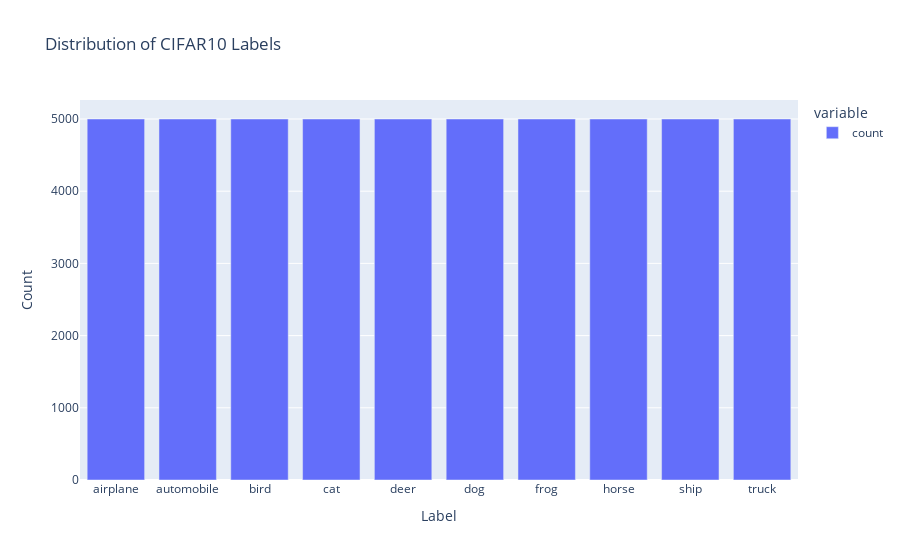

The code cell stored with this chart in its notebook:
### Code cell
# TODO: Create a DataFrame with three columns: `image`, `class`, and `label`
data = {
    'image': [img for img in train_data.data],
    'class': train_data.targets,
    'label': [class_to_label[target] for target in train_data.targets]
}
df = pd.DataFrame(data)

print(f"Columns: {df.columns}")
print(f"Shape: {df.shape}")
print(df.head())

# TODO: Group the data in the CIFAR10 dataset by label and create a bar plot of the label distribution
label_counts = df['label'].value_counts().sort_index()
fig = label_counts.plot(kind='bar', title='Distribution of CIFAR10 Labels')
fig.update_layout(xaxis_title='Label', yaxis_title='Count')
fig.show()

### Figure 1 — Plotly figure (JSON) as saved in the notebook; plotly's stock layout.template omitted (floating-point values rounded to 4 significant figures)
{"data": [{"hovertemplate": "variable=count<br>label=%{x}<br>value=%{y}<extra></extra>", "legendgroup": "count", "marker": {"color": "#636efa", "pattern": {"shape": ""}}, "name": "count", "orientation": "v", "showlegend": true, "textposition": "auto", "type": "bar", "x": ["airplane", "automobile", "bird", "cat", "deer", "dog", "frog", "horse", "ship", "truck"], "xaxis": "x", "y": [5000, 5000, 5000, 5000, 5000, 5000, 5000, 5000, 5000, 5000], "yaxis": "y"}], "layout": {"barmode": "relative", "legend": {"title": {"text": "variable"}, "tracegroupgap": 0}, "title": {"text": "Distribution of CIFAR10 Labels"}, "xaxis": {"anchor": "y", "domain": [0, 1], "title": {"text": "Label"}}, "yaxis": {"anchor": "x", "domain": [0, 1], "title": {"text": "Count"}}}}
